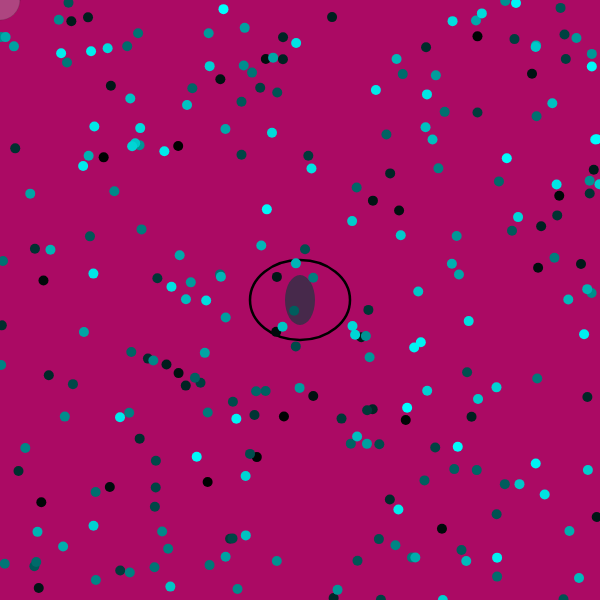
Frame 1 (no input)
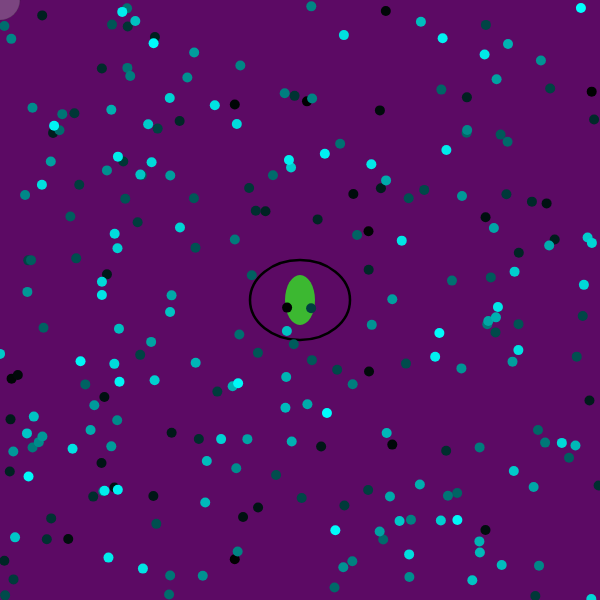
Frame 60 (no input)
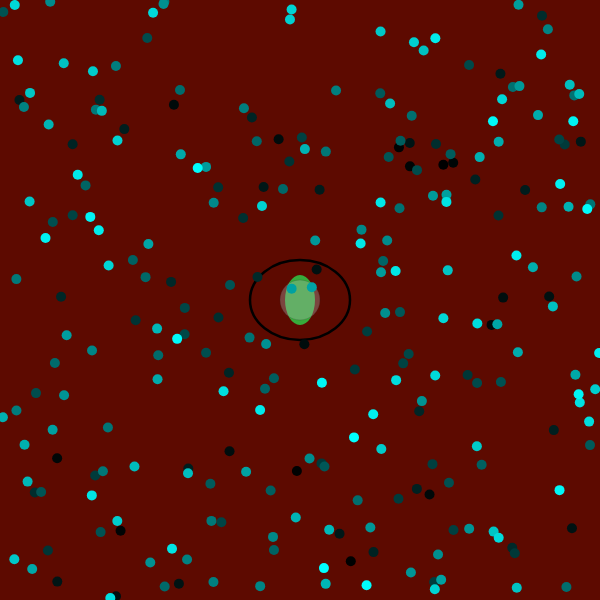
Frame 120 (the mouse pressed at the canvas centre since frame 60)

The p5.js sketch that drew these frames (run headless with seeded random() and noise() and a simulated clock; from frame 60 on, the mouse is pressed at the canvas centre):

// p5.js sketch
// ── sketch.js
// 2016-07-10 Intro a la programación creativa p5.js
// Nicolás Peña Escarpentier

// variable global
var centerWidth;
var t = 0;

function setup() {
  // camelCase
  // crea un lienzo donde dibujar
  // sintaxis createCanvas(dimHorizontal, dimVertical)
  createCanvas(600, 600);
  // background pinta el color del fondo
  // argumentos entre (0, 255) -> grayscale
  //  1 arg: grayscale
  //  3 arg: RGB
  background(180, 10, 100);
  ellipseMode(CENTER);
  centerWidth = width/2;
  frameRate(60); // default value
  noCursor();
}

function draw() {
  // Limpia el fondo!
  var b;
  if(mouseIsPressed){
    b = 0;
  } else{
    b = 100;
  }
  var r = map(noise(t), 0, 1, 0, 255);
  t += 0.01;
  background(r, 10, b);
  
  // drawMode de la ellipse1
  // ellipse1
  noStroke();
  fill(random(100), random(200), random(100));
  ellipse(300, 300, 30, 50);
  
  // drawMode de la ellipse2
  // ellipse2
  stroke(0);
  strokeWeight(2.5);
  noFill();
  ellipse(centerWidth, height/2, 100, 80);
  
  // drawMode de la ellipse3
  // ellipse3
  var localVariable = 40;
  strokeWeight(1);
  stroke(42, 50);
  fill(179, 90);
  ellipse(mouseX, mouseY, localVariable, localVariable);
  // si ponemos el background acá, NO SE VERÁ NADA!
  
  for(var i=0; i<255; i++){
    fill(0, i, i);
    noStroke();
    ellipse(random(width), random(height), 10, 10);
  }
  
}

function mousePressed(){
  console.log("Jelou!");
}
